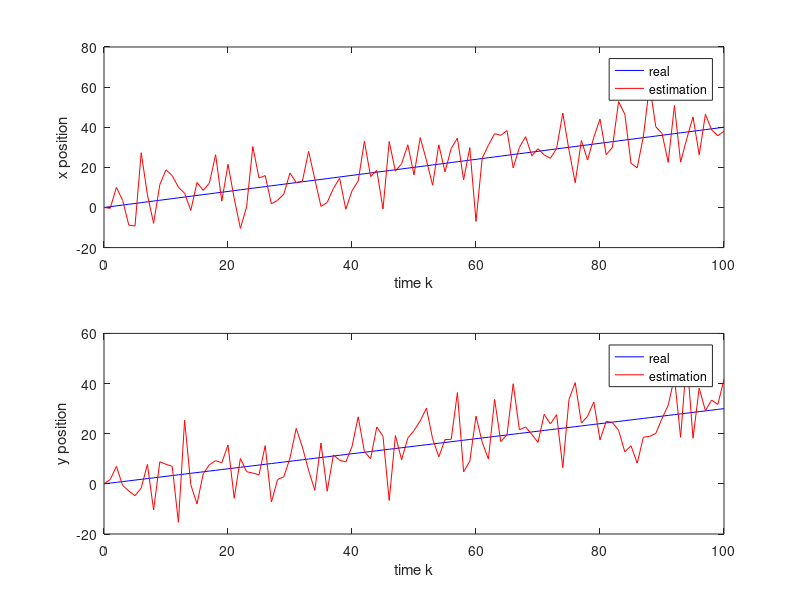
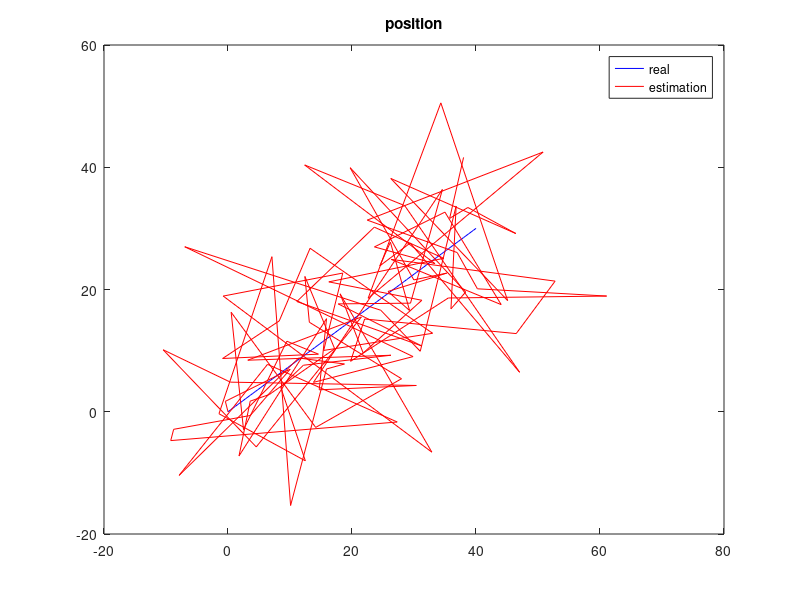

Write the MATLAB code that produced these figures, in order.
function [dreal,destimated]=eyemovement
% eye movement
% steady state Kalman filter
% time
kmax=10000;
kmax=100;
% vevocity
vx=0.4;
vy=0.3;
% real position
POS=[0 0]';
for k=1:kmax
posx=vx*k;
posy=vy*k;
pos=[posx posy]';
POS=[POS pos];
end;
% model
% state = [sx sy vx vy]'
f = [1 0 1 0
0 1 0 1
0 0 1 0
0 0 0 1];
h = [1 0 0 0
0 1 0 0];
q=(10000/6)*[2*eye(2) 3*eye(2)
3*eye(2) 6*eye(2)];
r=102*eye(2);
% steady state Kalman Filter parameters
pp=dare(f',h',q,r);
b=pp*h'*inv(h*pp*h'+r);
a=(eye(4)-b*h)*f;
% steady state Kalman Filter
x0=[0 0 0 0 ]';
p0=[1 0 0 0
0 1 0 0
0 0 0 0
0 0 0 0]/16;
xe=x0;
XE=xe;
for k=1:kmax
% measurements
zx=vx*k+randn*sqrt(102);
zy=vy*k+randn*sqrt(102);
xe=a*xe+b*[zx zy]';
XE=[XE xe];
end;
XESSKF=XE;
% distances
dreal=sqrt(POS(1,length(POS))^2+POS(2,length(POS))^2);
destimated=sqrt(XESSKF(1,length(XESSKF))^2+XESSKF(2,length(XESSKF))^2);
% plots
figure(1);
clf;
timek=[0:kmax];
subplot(2,1,1);
plot(timek,POS(1:1,:),'b',timek,XESSKF(1:1,:),'r');
legend('real','estimation');
xlabel('time k');
ylabel('x position');
subplot(2,1,2);
plot(timek,POS(2:2,:),'b',timek,XESSKF(2:2,:),'r');
legend('real','estimation');
xlabel('time k');
ylabel('y position');
figure(2);
clf;
plot(POS(1:1,:),POS(2:2,:),'b',XESSKF(1:1,:),XESSKF(2:2,:),'r');
legend('real','estimation');
title('position');